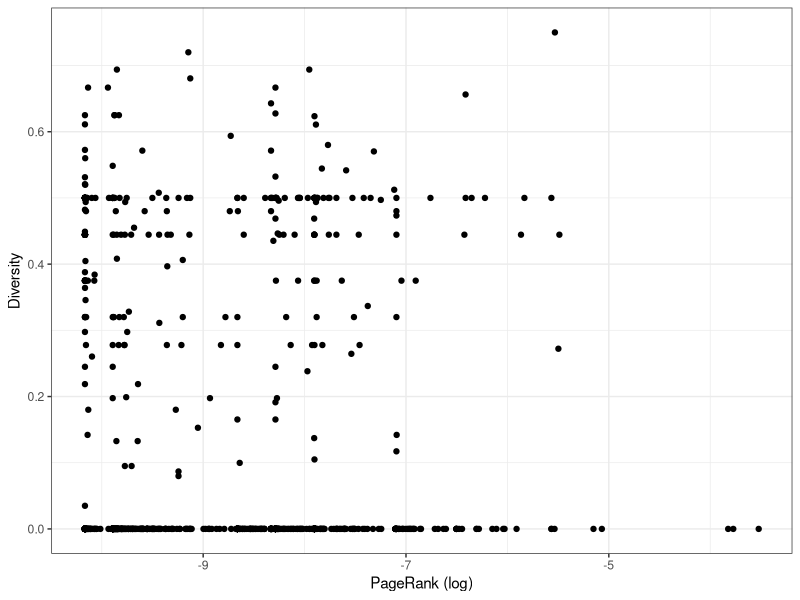
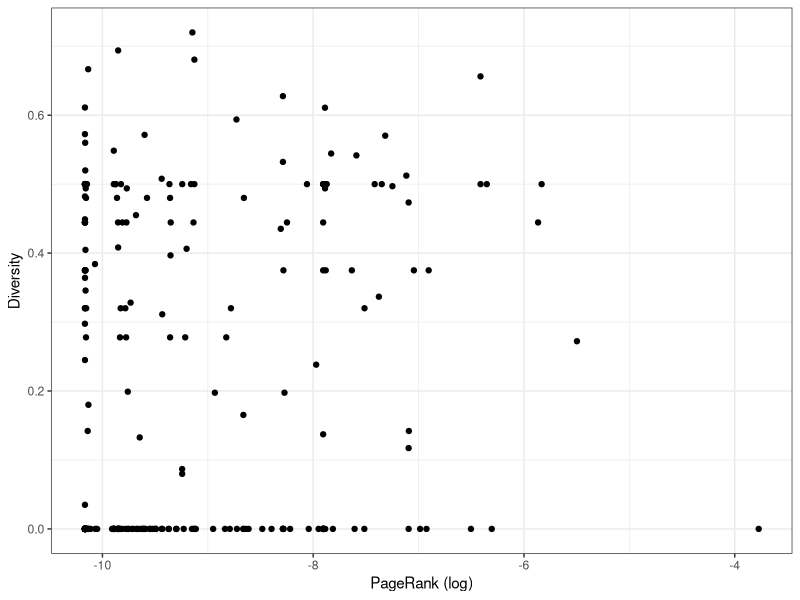

Generate these figures, in order, with R:
#############################################################
#                                                           #
# This script analyzes Twitter data for variation of the    #
# linguistic variable (lol). Script should be run from the  #
# LaTeX write-up using knitr                                #
#                                                           #
# -Joshua McNeill (joshua dot mcneill at uga dot edu)       #
#                                                           #
#############################################################

## ---- load_data_packages_functions ----
library(knitr)
library(tools)
library(vegan)
library(ggplot2)

tweets <- read.csv("data/tweetsAnon.csv")
# Subset by orthographic variants of <lol> only
lol <- subset(tweets, grepl("l+(o+|u+|e+|a+w+)l+",
                            lol, perl = TRUE, ignore.case = TRUE))


## Functions
# Get the Simpson's index of diversity for tokens of (lol)
getDiversity <- function(variants){
  divSimpson <- diversity(table(variants), index = "simpson")
  return(divSimpson)
}

# Get Simpson's index of diversity and centrality for each user individually
getDivByCent <- function(df, speaker, variable, centrality){
  diversities <- aggregate(eval(parse(text = paste0(df, "$", variable))),
                           list(eval(parse(text = paste0(df, "$", speaker)))),
                           getDiversity)
  centralities <- aggregate(eval(parse(text = paste0(df, "$", centrality))),
                            list(eval(parse(text = paste0(df, "$", speaker)))),
                            unique)
  divByCent <- merge(centralities, diversities, by = 1)
  colnames(divByCent) <- c(toTitleCase(speaker), toTitleCase(centrality), "Diversity")
  return(divByCent)
}

# Draw a scatter plot comparing Simpon's index of diversity and a centrality measure
graphDivByCent <- function(df, centrality) {
  divByCent <- getDivByCent(df, "utilisateur", "lol", centrality)
  colnames(divByCent) <- c("User", colnames(divByCent)[2:3])
  ggplot(divByCent,
         aes(x = log(eval(parse(text = toTitleCase(centrality)))),
             y = Diversity)) +
    theme_bw() +
    labs(x = paste(toTitleCase(centrality), "(log)")) +
    geom_point()
}

## Analysis
## ---- divByPR_graph ----
graphDivByCent("lol", "PageRank")

## ---- divByPR_above_med_degree ----
lolHighDegree <- lol[lol$degre >= quantile(lol$degre)[3],]
graphDivByCent("lolHighDegree", "PageRank")
